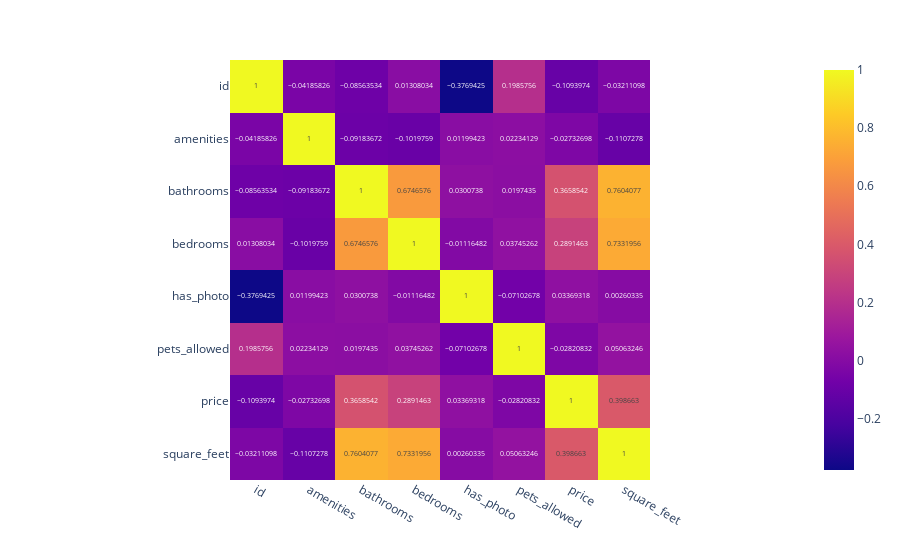

The cell this chart's notebook holds for it:
### Markdown cell above
Test korelasi kolom pets_allowed menghasilkan nilai korelasi negatif 0.02. Ini menandakan bahwa ada korelasi negatif yang amat kecil antara diperbolahkannya memelihara binatang atau tidak pada pemasaran apartemen dengan harga.

### Code cell
fig = px.imshow(apt.corr(numeric_only=True), text_auto=True)
fig.show()

### Figure 1 — Plotly figure (JSON) as saved in the notebook; plotly's stock layout.template omitted (floating-point values rounded to 4 significant figures)
{"data": [{"coloraxis": "coloraxis", "hovertemplate": "x: %{x}<br>y: %{y}<br>color: %{z}<extra></extra>", "name": "0", "texttemplate": "%{z}", "type": "heatmap", "x": ["id", "amenities", "bathrooms", "bedrooms", "has_photo", "pets_allowed", "price", "square_feet"], "xaxis": "x", "y": ["id", "amenities", "bathrooms", "bedrooms", "has_photo", "pets_allowed", "price", "square_feet"], "yaxis": "y", "z": [[1, -0.04186, -0.08564, 0.01308, -0.3769, 0.1986, -0.1094, -0.03211], [-0.04186, 1, -0.09184, -0.102, 0.01199, 0.02234, -0.02733, -0.1107], [-0.08564, -0.09184, 1, 0.6747, 0.03007, 0.01974, 0.3659, 0.7604], [0.01308, -0.102, 0.6747, 1, -0.01116, 0.03745, 0.2891, 0.7332], [-0.3769, 0.01199, 0.03007, -0.01116, 1, -0.07103, 0.03369, 0.002603], [0.1986, 0.02234, 0.01974, 0.03745, -0.07103, 1, -0.02821, 0.05063], [-0.1094, -0.02733, 0.3659, 0.2891, 0.03369, -0.02821, 1, 0.3987], [-0.03211, -0.1107, 0.7604, 0.7332, 0.002603, 0.05063, 0.3987, 1]]}], "layout": {"coloraxis": {"colorscale": [[0, "#0d0887"], [0.1111, "#46039f"], [0.2222, "#7201a8"], [0.3333, "#9c179e"], [0.4444, "#bd3786"], [0.5556, "#d8576b"], [0.6667, "#ed7953"], [0.7778, "#fb9f3a"], [0.8889, "#fdca26"], [1, "#f0f921"]]}, "margin": {"t": 60}, "xaxis": {"anchor": "y", "constrain": "domain", "domain": [0, 1], "scaleanchor": "y"}, "yaxis": {"anchor": "x", "autorange": "reversed", "constrain": "domain", "domain": [0, 1]}}}
